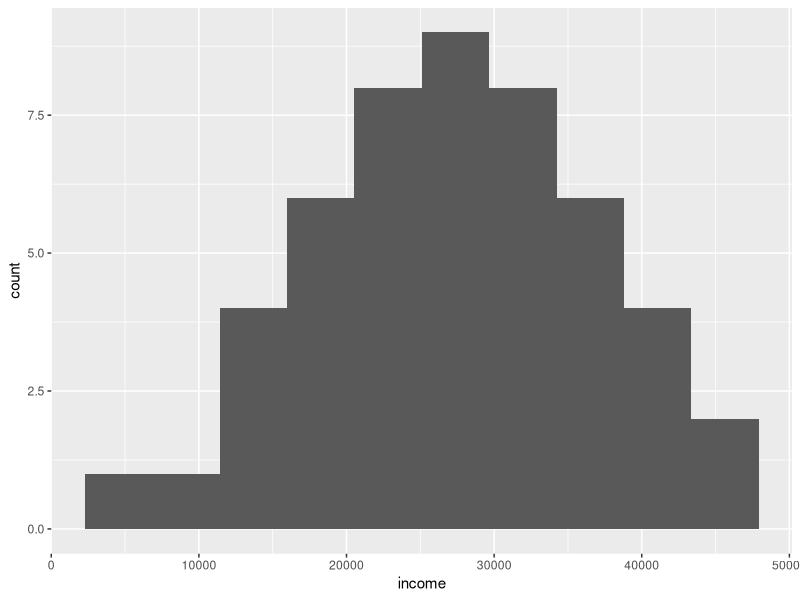
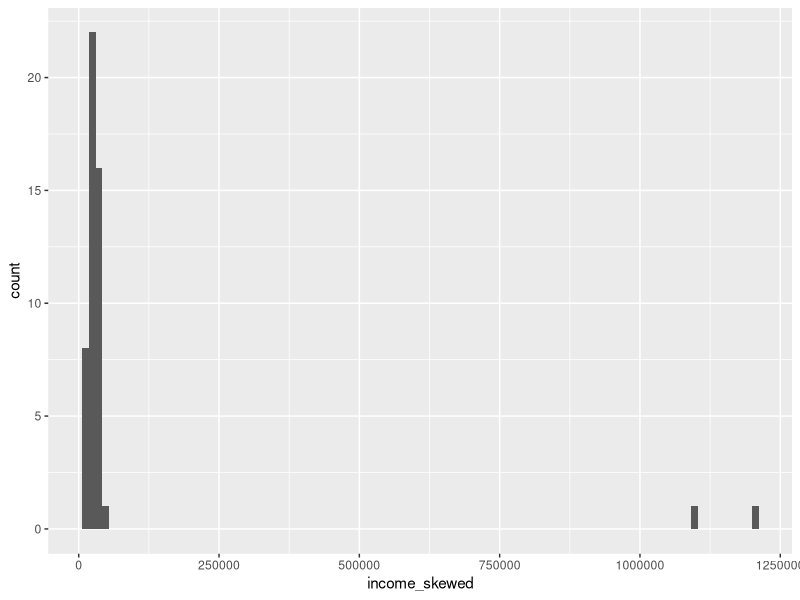

The R source for these figures, in order:
## ---- chunk 1
suppressMessages(library("tidyverse"))
## ---- chunk 2
dat = tibble(
  drink = c(
    "espresso", "latte", "tea", "tea", "earl gray", "americano", 
    "hot chocolate", "tea", "hot chocolate", "tea"
  )
)

dat$drink
## ---- chunk 3
dat %>% 
  count(drink) %>% 
  arrange(desc(n))
## ---- chunk 4
# set.seed() is for reproducibility so you get the same simulation
set.seed(42)

# qnorm() simulates data from a normal distribution
# The results are 0 < x < 1 so I multiply by a constant factor to better
# resemble incomes
dat = tibble(
  income = qnorm(seq(0, 1, 0.02), 2.73, 1) * 10000
) %>% 
  # Get rid of the -Inf and Inf
  filter(income > 0, income < 100000)

as.vector(dat$income)
## ---- chunk 5
ggplot(dat, aes(income)) +
  geom_histogram(bins = 10)
## ---- chunk 6
dat %>% 
  arrange(income) %>%
  unlist() %>% 
  as.vector()
## ---- chunk 7
median(dat$income)
## ---- chunk 8
mean(dat$income)
## ---- chunk 9
all.equal(
  mean(dat$income),
  median(dat$income)
)
## ---- chunk 10
dat$income_skewed = dat$income  # first copy the income data
dat$income_skewed[49] = 1200000
dat$income_skewed[48] = 1100000
## ---- chunk 11
ggplot(dat) + geom_histogram(aes(income_skewed), bins = 100)
## ---- chunk 12
median(dat$income_skewed)
## ---- chunk 13
mean(dat$income_skewed)
